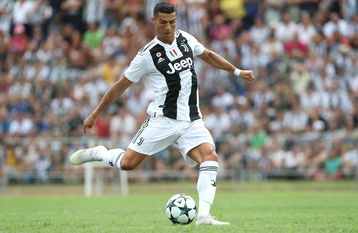
#> input picture src/images/ronaldo.jpg, 358 x 233 px, shrunk from 1024 x 665 before the run
$ python otsuThreshold.py
#> lines starting #> are read from the running program, lines starting #| are printed output that depends on the picture; after the words box and inside, x2 and y2 are one past the last pixel; in counts of white or black regions, pixels touching at a corner belong together
### src/utils/media.py
import os


def get_image_path(path):
    script_dir = os.path.dirname(__file__)  # <-- absolute dir the script is in
    rel_path = "../images/" + path
    abs_file_path = os.path.join(script_dir, rel_path)
    return abs_file_path

### src/core_operations/otsuThreshold.py
import cv2
from matplotlib import pyplot as plt
from ..utils.media import get_image_path

path = get_image_path('ronaldo.jpg')
img = cv2.imread(path, 0)
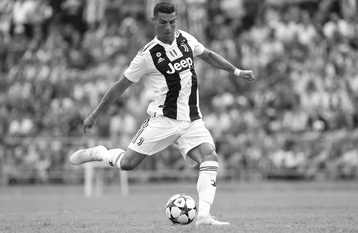
#> img: shape (233, 358); min 0, max 255, mean 139.2

# global thresholding
ret1, th1 = cv2.threshold(img, 127, 255, cv2.THRESH_BINARY)
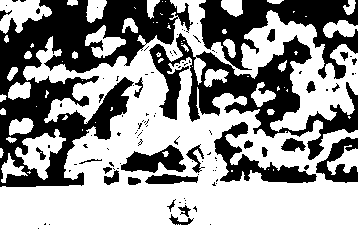
#> th1: shape (233, 358); 59.6% white; 110 black regions (83 under 20 px), largest, box (x1, y1, x2, y2) and area: (0, 0, 193, 187) 14850, (149, 33, 358, 160) 7508, (199, 0, 358, 79) 5385

# Otsu's thresholding
ret2, th2 = cv2.threshold(img, 0, 255, cv2.THRESH_BINARY + cv2.THRESH_OTSU)
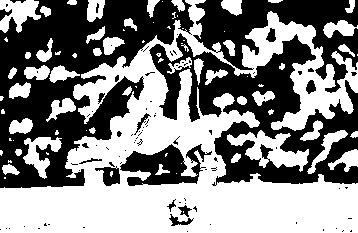
#> th2: shape (233, 358); 52.4% white; 90 black regions (71 under 20 px), largest, box (x1, y1, x2, y2) and area: (0, 0, 194, 188) 17372, (149, 33, 358, 186) 12685, (193, 0, 358, 93) 6225
#> ret2 = 137

# Otsu's thresholding after Gaussian filtering
blur = cv2.GaussianBlur(img, (5, 5), 0)
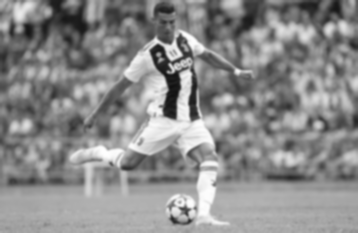
#> blur: shape (233, 358); min 17, max 254, mean 139.2
ret3, th3 = cv2.threshold(blur, 0, 255, cv2.THRESH_BINARY + cv2.THRESH_OTSU)
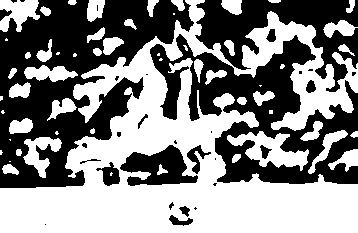
#> th3: shape (233, 358); 52.5% white; 31 black regions (16 under 20 px), largest, box (x1, y1, x2, y2) and area: (0, 0, 194, 188) 17545, (150, 34, 358, 184) 12672, (195, 0, 358, 92) 6244
#> ret3 = 137

# plot all the images and their histograms
images = [img, 0, th1,
          img, 0, th2,
          blur, 0, th3]
titles = ['Original Noisy Image', 'Histogram', 'Global Thresholding (v=127)',
          'Original Noisy Image', 'Histogram', "Otsu's Thresholding",
          'Gaussian filtered Image', 'Histogram', "Otsu's Thresholding"]

for i in range(3):
    plt.subplot(3, 3, i * 3 + 1), plt.imshow(images[i * 3], 'gray')
    plt.title(titles[i * 3]), plt.xticks([]), plt.yticks([])
    plt.subplot(3, 3, i * 3 + 2), plt.hist(images[i * 3].ravel(), 256)
    plt.title(titles[i * 3 + 1]), plt.xticks([]), plt.yticks([])
    plt.subplot(3, 3, i * 3 + 3), plt.imshow(images[i * 3 + 2], 'gray')
    plt.title(titles[i * 3 + 2]), plt.xticks([]), plt.yticks([])
plt.show()
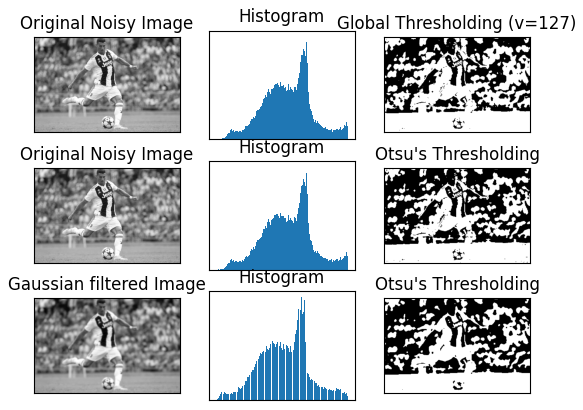
#> figure drawn by matplotlib, 9 panels

$ run again, with src/images/dybala.jpg copied over src/images/ronaldo.jpg
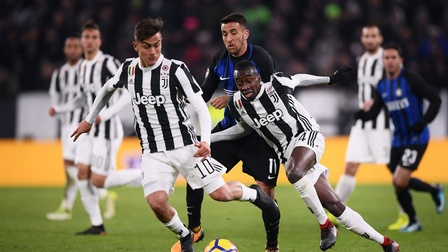
#> input picture src/images/dybala.jpg, 448 x 252 px, shrunk from 1280 x 720 before the run
#> `ret1, th1 = cv2.threshold(img, 127, 255, cv2.THRESH_BINARY)`:
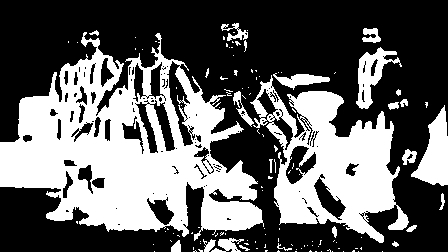
#> th1: shape (252, 448); 38.8% white; 125 white regions (100 under 20 px), largest, box (x1, y1, x2, y2) and area: (0, 32, 264, 241) 26890, (250, 75, 409, 243) 11847, (411, 105, 448, 186) 1600
#> th2: shape (252, 448); 50.1% white; 180 black regions (138 under 20 px), largest, box (x1, y1, x2, y2) and area: (0, 0, 448, 252) 47412, (0, 201, 81, 252) 1998, (166, 182, 205, 252) 996
#> ret2 = 104
#> `ret3, th3 = cv2.threshold(blur, 0, 255, cv2.THRESH_BINARY + cv2.THRESH..`:
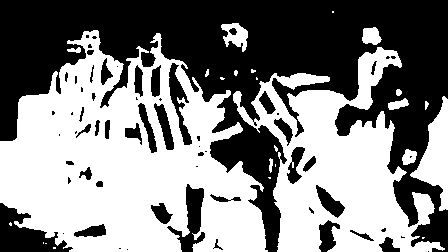
#> th3: shape (252, 448); 51.7% white; 64 black regions (28 under 20 px), largest, box (x1, y1, x2, y2) and area: (0, 0, 448, 252) 46214, (0, 203, 73, 252) 1762, (167, 184, 205, 252) 1021
#> ret3 = 102

$ run again, with src/images/face.jpg copied over src/images/ronaldo.jpg
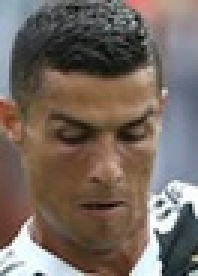
#> input picture src/images/face.jpg, 66 x 92 px, shrunk from 188 x 262 before the run (shown 3 times larger)
#> `ret1, th1 = cv2.threshold(img, 127, 255, cv2.THRESH_BINARY)`:
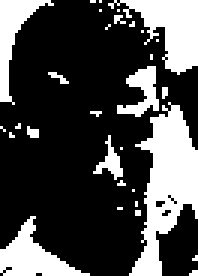
#> th1: shape (92, 66) (shown 3 times larger); 28.6% white; 31 white regions (25 under 20 px), largest, box (x1, y1, x2, y2) and area: (43, 34, 66, 92) 659, (36, 0, 66, 25) 363, (0, 72, 30, 92) 253, (0, 0, 18, 35) 202, (39, 22, 53, 39) 116, (31, 45, 41, 60) 55
#> th2: shape (92, 66); 29.7% white; 31 white regions (25 under 20 px), largest, box (x1, y1, x2, y2) and area: (43, 33, 66, 92) 681, (36, 0, 66, 25) 381, (0, 72, 30, 92) 253, (0, 0, 18, 35) 206, (38, 22, 53, 39) 125, (31, 45, 42, 60) 58
#> ret2 = 125
#> `ret3, th3 = cv2.threshold(blur, 0, 255, cv2.THRESH_BINARY + cv2.THRESH..`:
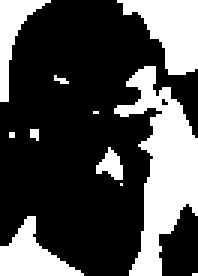
#> th3: shape (92, 66) (shown 3 times larger); 30.2% white; 11 white regions (6 under 20 px), largest, box (x1, y1, x2, y2) and area: (38, 22, 66, 92) 892, (39, 0, 66, 25) 391, (0, 72, 28, 92) 271, (0, 0, 17, 34) 198, (32, 49, 41, 60) 57
#> ret3 = 123
